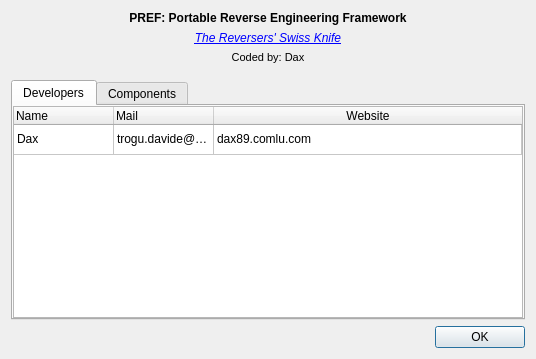
<?xml version="1.0" encoding="UTF-8"?>
<ui version="4.0">
 <class>AboutDialog</class>
 <widget class="QDialog" name="AboutDialog">
  <property name="geometry">
   <rect>
    <x>0</x>
    <y>0</y>
    <width>536</width>
    <height>359</height>
   </rect>
  </property>
  <property name="sizePolicy">
   <sizepolicy hsizetype="Fixed" vsizetype="Fixed">
    <horstretch>0</horstretch>
    <verstretch>0</verstretch>
   </sizepolicy>
  </property>
  <property name="windowTitle">
   <string>About PREF</string>
  </property>
  <layout class="QVBoxLayout" name="verticalLayout_4">
   <item>
    <layout class="QVBoxLayout" name="verticalLayout">
     <property name="bottomMargin">
      <number>10</number>
     </property>
     <item>
      <widget class="QLabel" name="label">
       <property name="styleSheet">
        <string notr="true">font: 75 12pt &quot;Sans Serif&quot;;</string>
       </property>
       <property name="text">
        <string>&lt;b&gt;PREF: Portable Reverse Engineering Framework&lt;/b&gt;</string>
       </property>
       <property name="textFormat">
        <enum>Qt::AutoText</enum>
       </property>
       <property name="alignment">
        <set>Qt::AlignCenter</set>
       </property>
      </widget>
     </item>
     <item>
      <widget class="QLabel" name="label_2">
       <property name="styleSheet">
        <string notr="true">font: 9pt &quot;Sans Serif&quot;;
text-decoration: underline;
color: rgb(0, 0, 255)</string>
       </property>
       <property name="text">
        <string>&lt;i&gt;The Reversers' Swiss Knife&lt;/i&gt;</string>
       </property>
       <property name="textFormat">
        <enum>Qt::AutoText</enum>
       </property>
       <property name="alignment">
        <set>Qt::AlignCenter</set>
       </property>
      </widget>
     </item>
     <item>
      <widget class="QLabel" name="label_4">
       <property name="styleSheet">
        <string notr="true">font: italic 7pt &quot;Sans Serif&quot;;</string>
       </property>
       <property name="text">
        <string>&lt;html&gt;&lt;head/&gt;&lt;body&gt;&lt;p&gt;&lt;span style=&quot; font-size:8pt;&quot;&gt;Coded by: Dax&lt;/span&gt;&lt;/p&gt;&lt;/body&gt;&lt;/html&gt;</string>
       </property>
       <property name="textFormat">
        <enum>Qt::RichText</enum>
       </property>
       <property name="alignment">
        <set>Qt::AlignCenter</set>
       </property>
      </widget>
     </item>
    </layout>
   </item>
   <item>
    <widget class="QTabWidget" name="tabWidget">
     <property name="currentIndex">
      <number>0</number>
     </property>
     <widget class="QWidget" name="tabDevs">
      <attribute name="title">
       <string>Developers</string>
      </attribute>
      <layout class="QVBoxLayout" name="verticalLayout_3">
       <property name="margin">
        <number>0</number>
       </property>
       <item>
        <widget class="QTableWidget" name="twDevs">
         <property name="editTriggers">
          <set>QAbstractItemView::NoEditTriggers</set>
         </property>
         <property name="alternatingRowColors">
          <bool>true</bool>
         </property>
         <property name="selectionBehavior">
          <enum>QAbstractItemView::SelectRows</enum>
         </property>
         <attribute name="horizontalHeaderHighlightSections">
          <bool>false</bool>
         </attribute>
         <attribute name="horizontalHeaderStretchLastSection">
          <bool>true</bool>
         </attribute>
         <attribute name="verticalHeaderVisible">
          <bool>false</bool>
         </attribute>
         <attribute name="verticalHeaderHighlightSections">
          <bool>false</bool>
         </attribute>
         <row>
          <property name="text">
           <string>1</string>
          </property>
         </row>
         <column>
          <property name="text">
           <string>Name</string>
          </property>
          <property name="textAlignment">
           <set>AlignLeft|AlignVCenter</set>
          </property>
         </column>
         <column>
          <property name="text">
           <string>Mail</string>
          </property>
          <property name="textAlignment">
           <set>AlignLeft|AlignVCenter</set>
          </property>
         </column>
         <column>
          <property name="text">
           <string>Website</string>
          </property>
         </column>
         <item row="0" column="0">
          <property name="text">
           <string>Dax</string>
          </property>
         </item>
         <item row="0" column="1">
          <property name="text">
           <string>trogu.davide@gmail.com</string>
          </property>
         </item>
         <item row="0" column="2">
          <property name="text">
           <string>dax89.comlu.com</string>
          </property>
          <property name="font">
           <font>
            <underline>false</underline>
           </font>
          </property>
          <property name="foreground">
           <brush brushstyle="NoBrush">
            <color alpha="255">
             <red>0</red>
             <green>0</green>
             <blue>0</blue>
            </color>
           </brush>
          </property>
         </item>
        </widget>
       </item>
      </layout>
     </widget>
     <widget class="QWidget" name="tabComponents">
      <attribute name="title">
       <string>Components</string>
      </attribute>
      <layout class="QVBoxLayout" name="verticalLayout_2">
       <property name="margin">
        <number>0</number>
       </property>
       <item>
        <widget class="QTableWidget" name="twComponents">
         <property name="editTriggers">
          <set>QAbstractItemView::NoEditTriggers</set>
         </property>
         <property name="alternatingRowColors">
          <bool>true</bool>
         </property>
         <property name="selectionBehavior">
          <enum>QAbstractItemView::SelectRows</enum>
         </property>
         <attribute name="horizontalHeaderHighlightSections">
          <bool>false</bool>
         </attribute>
         <attribute name="horizontalHeaderStretchLastSection">
          <bool>true</bool>
         </attribute>
         <attribute name="verticalHeaderVisible">
          <bool>false</bool>
         </attribute>
         <attribute name="verticalHeaderHighlightSections">
          <bool>false</bool>
         </attribute>
         <column>
          <property name="text">
           <string>Component</string>
          </property>
          <property name="textAlignment">
           <set>AlignLeft|AlignVCenter</set>
          </property>
         </column>
         <column>
          <property name="text">
           <string>Version</string>
          </property>
          <property name="textAlignment">
           <set>AlignLeft|AlignVCenter</set>
          </property>
         </column>
        </widget>
       </item>
      </layout>
     </widget>
    </widget>
   </item>
   <item>
    <layout class="QHBoxLayout" name="horizontalLayout">
     <item>
      <spacer name="horizontalSpacer">
       <property name="orientation">
        <enum>Qt::Horizontal</enum>
       </property>
       <property name="sizeHint" stdset="0">
        <size>
         <width>40</width>
         <height>20</height>
        </size>
       </property>
      </spacer>
     </item>
     <item>
      <widget class="QPushButton" name="pushButton">
       <property name="sizePolicy">
        <sizepolicy hsizetype="Minimum" vsizetype="Fixed">
         <horstretch>0</horstretch>
         <verstretch>0</verstretch>
        </sizepolicy>
       </property>
       <property name="minimumSize">
        <size>
         <width>90</width>
         <height>0</height>
        </size>
       </property>
       <property name="text">
        <string>OK</string>
       </property>
      </widget>
     </item>
    </layout>
   </item>
  </layout>
 </widget>
 <resources/>
 <connections>
  <connection>
   <sender>pushButton</sender>
   <signal>clicked()</signal>
   <receiver>AboutDialog</receiver>
   <slot>close()</slot>
   <hints>
    <hint type="sourcelabel">
     <x>449</x>
     <y>318</y>
    </hint>
    <hint type="destinationlabel">
     <x>384</x>
     <y>304</y>
    </hint>
   </hints>
  </connection>
 </connections>
</ui>
